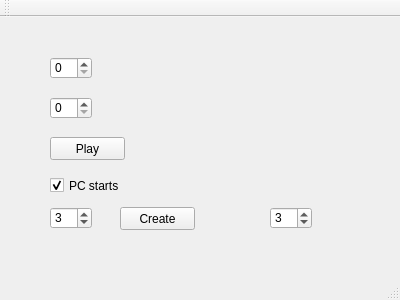
<?xml version="1.0" encoding="UTF-8"?>
<ui version="4.0">
 <class>MainWindow</class>
 <widget class="QMainWindow" name="MainWindow">
  <property name="geometry">
   <rect>
    <x>0</x>
    <y>0</y>
    <width>400</width>
    <height>300</height>
   </rect>
  </property>
  <property name="windowTitle">
   <string>MainWindow</string>
  </property>
  <widget class="QWidget" name="centralWidget">
   <widget class="QSpinBox" name="spinBox">
    <property name="geometry">
     <rect>
      <x>50</x>
      <y>40</y>
      <width>42</width>
      <height>22</height>
     </rect>
    </property>
   </widget>
   <widget class="QSpinBox" name="spinBox_2">
    <property name="geometry">
     <rect>
      <x>50</x>
      <y>80</y>
      <width>42</width>
      <height>22</height>
     </rect>
    </property>
   </widget>
   <widget class="QPushButton" name="pushButton">
    <property name="geometry">
     <rect>
      <x>50</x>
      <y>120</y>
      <width>75</width>
      <height>23</height>
     </rect>
    </property>
    <property name="text">
     <string>Play</string>
    </property>
   </widget>
   <widget class="QSpinBox" name="spinBox_3">
    <property name="geometry">
     <rect>
      <x>50</x>
      <y>190</y>
      <width>42</width>
      <height>22</height>
     </rect>
    </property>
    <property name="value">
     <number>3</number>
    </property>
   </widget>
   <widget class="QPushButton" name="pushButton_2">
    <property name="geometry">
     <rect>
      <x>120</x>
      <y>190</y>
      <width>75</width>
      <height>23</height>
     </rect>
    </property>
    <property name="text">
     <string>Create</string>
    </property>
   </widget>
   <widget class="QCheckBox" name="checkBox">
    <property name="geometry">
     <rect>
      <x>50</x>
      <y>160</y>
      <width>70</width>
      <height>17</height>
     </rect>
    </property>
    <property name="text">
     <string>PC starts</string>
    </property>
    <property name="checked">
     <bool>true</bool>
    </property>
   </widget>
   <widget class="QSpinBox" name="spinBox_4">
    <property name="geometry">
     <rect>
      <x>270</x>
      <y>190</y>
      <width>42</width>
      <height>22</height>
     </rect>
    </property>
    <property name="value">
     <number>3</number>
    </property>
   </widget>
  </widget>
  <widget class="QMenuBar" name="menuBar">
   <property name="geometry">
    <rect>
     <x>0</x>
     <y>0</y>
     <width>400</width>
     <height>21</height>
    </rect>
   </property>
  </widget>
  <widget class="QToolBar" name="mainToolBar">
   <attribute name="toolBarArea">
    <enum>TopToolBarArea</enum>
   </attribute>
   <attribute name="toolBarBreak">
    <bool>false</bool>
   </attribute>
  </widget>
  <widget class="QStatusBar" name="statusBar"/>
 </widget>
 <layoutdefault spacing="6" margin="11"/>
 <resources/>
 <connections/>
</ui>
